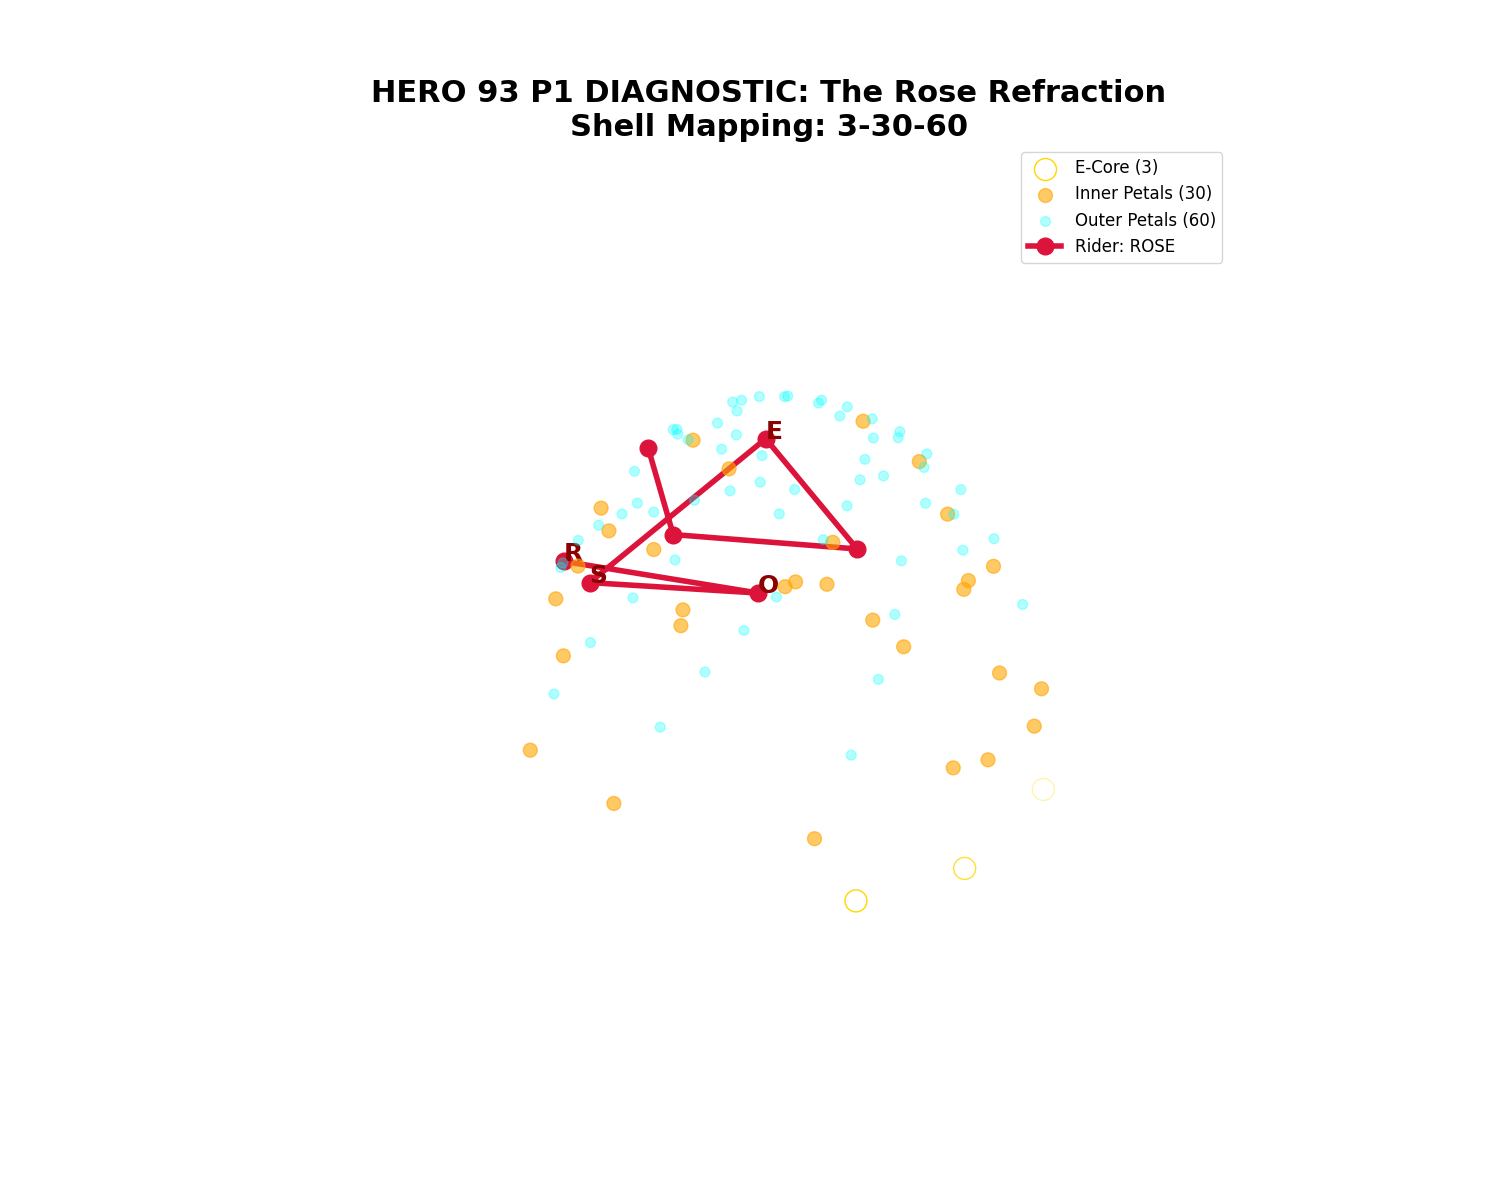

The script that saved this image:
import numpy as np
from scipy.spatial import KDTree
import matplotlib.pyplot as plt
import csv

def generate_hero_points(steps=120, tol=0.45):
    STEP_SIZE = 5
    MOD = 24
    apex_height = 13 * np.sqrt(3) / 2
    
    all_verts = []
    for n in range(steps):
        theta = 2 * np.pi * (STEP_SIZE * n % MOD) / MOD
        z = n * 0.08
        helix_pt = np.array([np.cos(theta), np.sin(theta), z])
        
        base_offsets = [
            np.array([-0.5, -0.5, 0]),
            np.array([ 0.5, -0.5, 0]),
            np.array([ 0.5,  0.5, 0]),
            np.array([-0.5,  0.5, 0])
        ]
        apex_offset = np.array([0, 0, apex_height / 13])
        
        for offset in base_offsets + [apex_offset]:
            v = helix_pt + offset
            all_verts.append(v)

    all_verts = np.array(all_verts)
    tree = KDTree(all_verts)
    processed = [False] * len(all_verts)
    unique_verts = []
    
    for i, v in enumerate(all_verts):
        if not processed[i]:
            idx = tree.query_ball_point(v, r=tol)
            for j in idx:
                processed[j] = True
            unique_verts.append(v)
    
    unique_verts = np.array(unique_verts)
    norms = np.linalg.norm(unique_verts, axis=1)
    projected = unique_verts / (norms[:, None] + 1e-9)
    return projected

def sensitivity_test():
    results = {}
    for eps in [0.4, 0.45, 0.5, 0.55]:
        pts = generate_hero_points(steps=120, tol=eps)
        results[eps] = len(pts)
    return results

def step_count_test():
    # 120 (Cycle) vs 52 (Biological Year)
    res_120 = len(generate_hero_points(steps=120))
    res_52 = len(generate_hero_points(steps=52))
    return res_120, res_52

def refract_corpus(corpus, points):
    corpus_results = {}
    for word in corpus:
        word_padded = (word + "XXXXXXX")[:7]
        path = []
        current_torque = 0.0
        for char in word_padded.upper():
            val = ord(char) - ord('@')
            angle = (val * 42 % 360) * (np.pi / 180.0)
            current_torque += angle
            idx = (val * 13) % len(points)
            pt = points[idx]
            c, s = np.cos(current_torque), np.sin(current_torque)
            rot_pt = np.array([c*pt[0]-s*pt[1], s*pt[0]+c*pt[1], pt[2]])
            path.append(rot_pt)
        corpus_results[word] = np.array(path)
    return corpus_results

if __name__ == "__main__":
    # 1. Sensitivity
    s_results = sensitivity_test()
    print(f"P1 SENSITIVITY TEST: {s_results}")
    
    # 2. Step Comparison
    c120, c52 = step_count_test()
    print(f"P1 STEP COMPARISON: 120 steps -> {c120}, 52 steps -> {c52}")
    
    # 3. Points Generation & CSV Export
    hero_93 = generate_hero_points(steps=120)[:93]
    with open('/Users/studio/ALPHA/PMG_LATTICE/hero_93_coordinates.csv', 'w', newline='') as f:
        writer = csv.writer(f)
        writer.writerow(['X', 'Y', 'Z'])
        writer.writerows(hero_93)
    print("CSV EXPORTED: hero_93_coordinates.csv")
    
    # 4. Corpus Refraction
    corpus = ["PYTHON", "APOLLO", "CHIRON", "CENTAUR", "VIPERA", "ASP", "ROSE"]
    refractions = refract_corpus(corpus, hero_93)
    print("CORPUS REFRACTED")

    # 5. Consolidated Visualisation (Rose)
    fig = plt.figure(figsize=(15, 12))
    ax = fig.add_subplot(111, projection='3d')
    
    # Shell Colors: White (Core), Orange (Inner), Cyan (Outer)
    ax.scatter(hero_93[:3,0], hero_93[:3,1], hero_93[:3,2], c='white', s=250, edgecolors='gold', label='E-Core (3)')
    ax.scatter(hero_93[3:33,0], hero_93[3:33,1], hero_93[3:33,2], c='orange', s=100, alpha=0.6, label='Inner Petals (30)')
    ax.scatter(hero_93[33:,0], hero_93[33:,1], hero_93[33:,2], c='cyan', s=50, alpha=0.3, label='Outer Petals (60)')
    
    # Mapping the word ROSE as the primary 7-beat ride
    rose_path = refractions["ROSE"]
    ax.plot(rose_path[:,0], rose_path[:,1], rose_path[:,2], color='crimson', linewidth=4, marker='o', markersize=12, label='Rider: ROSE')
    for i, char in enumerate("ROSEX"): # Padded logic
        if i < len("ROSE"):
            ax.text(rose_path[i,0], rose_path[i,1], rose_path[i,2], char, size=18, weight='extra bold', color='darkred')

    ax.set_title("HERO 93 P1 DIAGNOSTIC: The Rose Refraction\nShell Mapping: 3-30-60", size=22, weight='bold')
    ax.set_axis_off()
    ax.legend(prop={'size': 12})
    
    plt.savefig("/Users/studio/ALPHA/PMG_LATTICE/hero_93_p1_diagnostic.png")
    print("DIAGNOSTIC VISUALIZATION SAVED: hero_93_p1_diagnostic.png")
